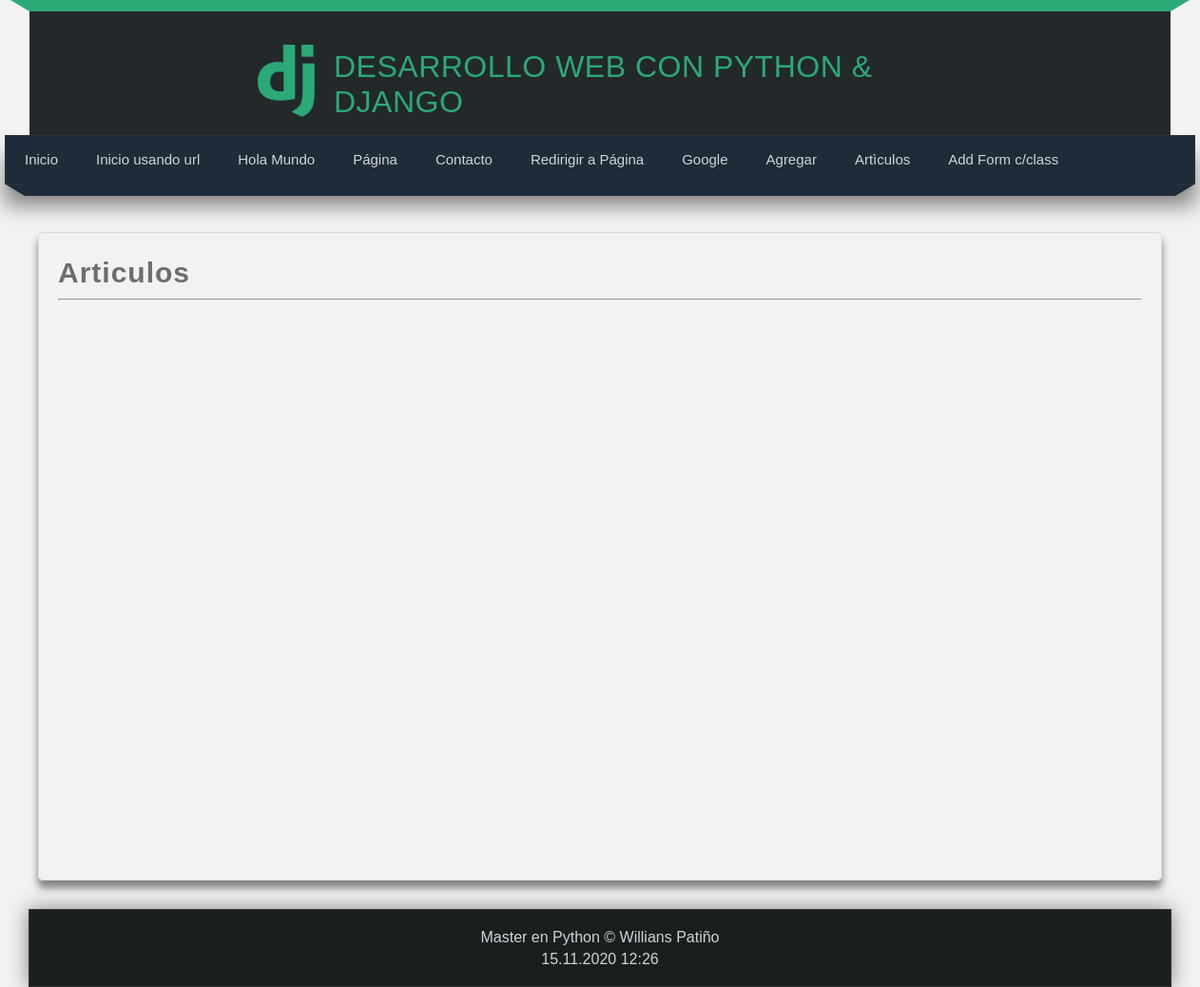
Page /articulos on the earlier database version.
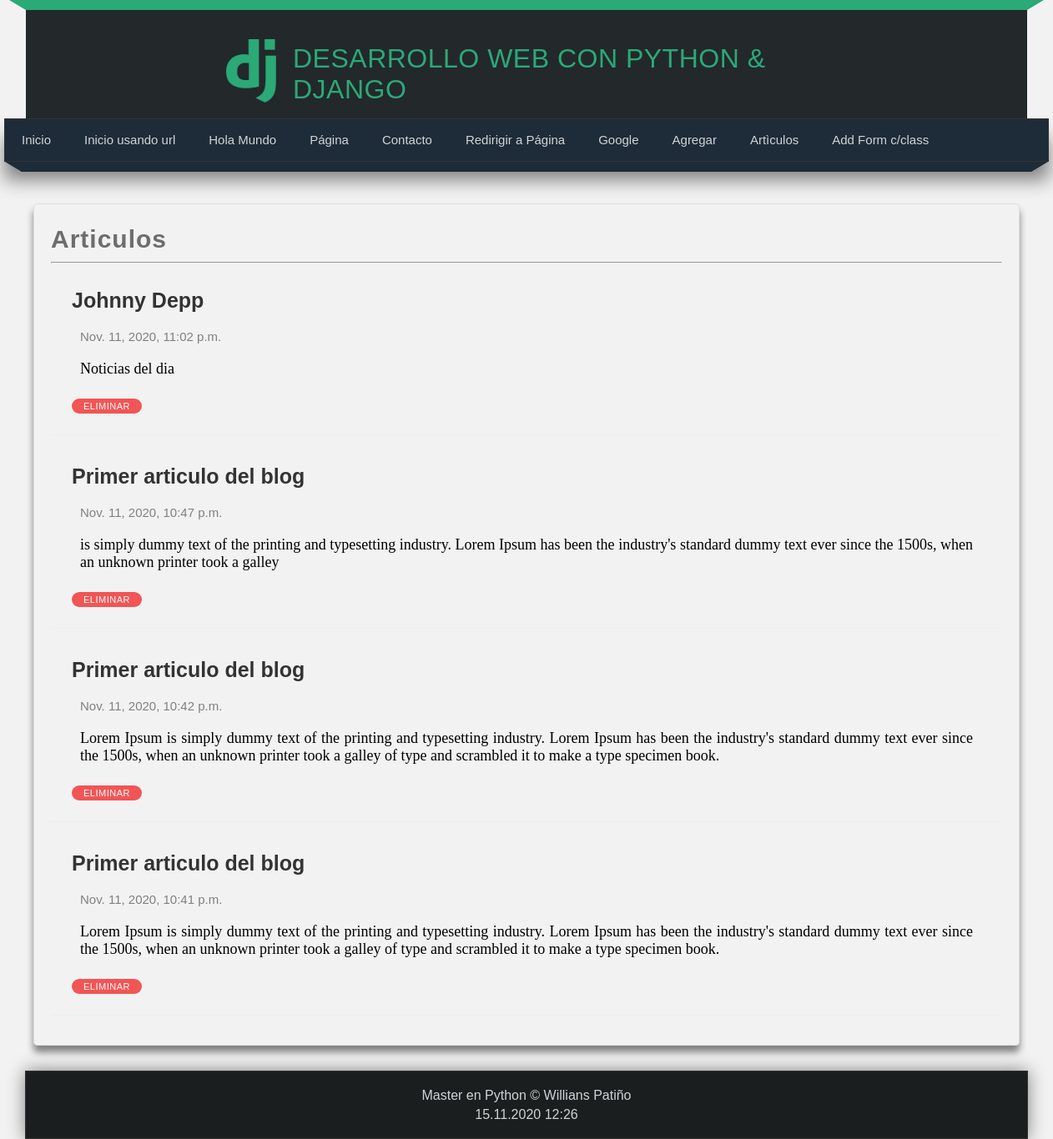
Same page on the later database version.
### miapp/models.py (models this page shows, shortened)
class Article(models.Model):
    title = models.CharField(max_length=100, verbose_name='Título')
    content = models.TextField(verbose_name='Contenido')
    image = models.ImageField(default='null', verbose_name='Imagén',
        upload_to='articles')
    public = models.BooleanField(verbose_name='Publico/Privado')
    created_at = models.DateTimeField(auto_now_add=True, verbose_name='Creado')
    updated_at = models.DateTimeField(auto_now=True, verbose_name='Editado')
    class Meta:
        verbose_name = 'Artículo'
        verbose_name_plural = 'Artículos'
        ordering = ['-created_at']

### miapp/views.py (the view)
# urls.py: path('articulos', miapp.views.articulos, name='articulos'),
def articulos(request):
	articulos = Article.objects.all()
	articulos = Article.objects.filter(title__contains='blog')
	articulos = Article.objects.filter(title__contains='blog').exclude(
			public=False
		)
	sql = "SELECT * FROM miapp_article WHERE title LIKE '%blog%' "
	sql += "AND public=1"
	articulos = Article.objects.raw(sql)
	articulos = Article.objects.filter(
		Q(title__contains='blog') |
		Q(title__contains='Depp') |
		Q(public__contains=True)
	)
	sql = "SELECT * FROM miapp_article WHERE public=1 ORDER BY id DESC; "
	articulos = Article.objects.raw(sql)
	""" Algunas notas para lookup
		puede agregar algo semejante a LIMIT

		1)Listar hasta 5 registros

			articulos = Article.objects.all()[:5]

		2) listar desde el record 3 hasta el 5

			articulos = Article.objects.all()[2:5]


		3) Sortear la salida:
			Article.objects.order_by('-id')
			Article.objects.order_by('title')

		4) Equivalente a LIKE  en SELECT ....

			articulos = Article.objects.filter(title__contains='STRING')

		5) Parecido a ILIKE  en SELECT ....

			articulos = Article.objects.filter(title__iexact='STRING')

		6) Buscar los ID a partir del 3ro.

			... = Article.objects.filter(id__gt=3)

		7) Buscar los mayores/igual a 3 o menores de 3.

			... = Article.objects.filter(id__gte=3)
			... = Article.objects.filter(id__lt=3)

		8) Buscar los mayores/igual a 3 y cuyo titulo contenga la palabra 'Articulo'

			... = Article.objects.filter(id__gte=3, title__contains='Articulo')

		9) listar los articulos ordenado descendente por id

			... =  Article.objects.all().order_by('-id')

	"""
	return render(request, 'articulos.html', {
		'articulos': articulos
	})

### miapp/templates/articulos.html (shortened to what this page needs)
{%  extends 'layout.html' %}
{% block content %}
<h2 class="title">Articulos</h2>
<hr>
{% for articulo in articulos %}
    <article class="article-item">
		<div class="data">
			<h2> {{articulo.title}}
			</h2>
			<span>{{articulo.created_at}}</span>
			<div class="article-content">	{{articulo.content}} </div>
			<p>
				<a href="{% url 'borrar' id=articulo.id %}" class="btn-small btn-delete">Eliminar</a>
			</p>
		</div>
    </article>
{% endfor %}
{% endblock %}

Differences in the rows shown:
added Article: title "Johnny Depp", created_at "Nov. 11, 2020, 11:02 p.m.", content "Noticias del dia"
added Article: title "Primer articulo del blog", created_at "Nov. 11, 2020, 10:47 p.m.", content "is simply dummy text of the printing and typesetting industry. Lorem Ipsum has been the industry's standard dummy text ever since the 1500s, when an unknown printer took a galley"
added Article: title "Primer articulo del blog", created_at "Nov. 11, 2020, 10:42 p.m.", content "Lorem Ipsum is simply dummy text of the printing and typesetting industry. Lorem Ipsum has been the industry's standard dummy text ever since the 1500s, when an unknown printer took a galley of type and scrambled it to make a type specimen book."
added Article: title "Primer articulo del blog", created_at "Nov. 11, 2020, 10:41 p.m.", content "Lorem Ipsum is simply dummy text of the printing and typesetting industry. Lorem Ipsum has been the industry's standard dummy text ever since the 1500s, when an unknown printer took a galley of type and scrambled it to make a type specimen book."
